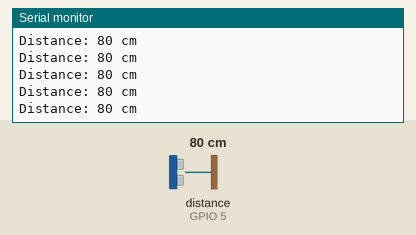
This sketch was run on a simulated ESP32. Parts: the last lines printed to the serial monitor. Wiring (inferred from the names in the program): ultrasonic range finder: trigger GPIO 3; echo GPIO 5. The test bench sets the inputs (shaded band); at power-on: distance to the obstacle (sensor on GPIO 5) 80 cm. The echo pulse lasts 58.3 µs per cm.

Above: at 1.2 s.
1.3 s: distance to the obstacle (sensor on GPIO 5) set to 2 cm
At 1.59 s:
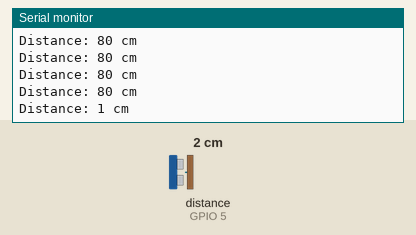
2.8 s: distance to the obstacle (sensor on GPIO 5) set to 4 cm
At 2.8 s:
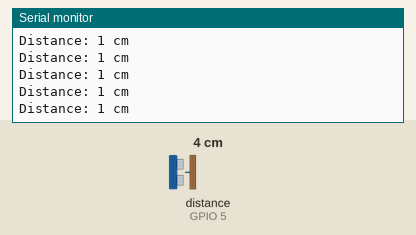
Timing chart, 0 to 5.8 s (numbered marks = the images above; inputs shaded):
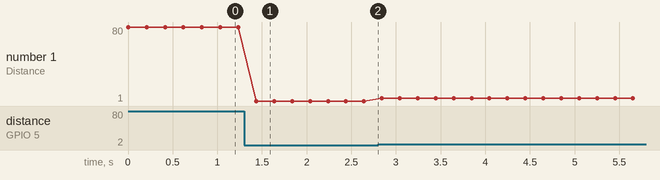

The sketch:

arduino_HC-SO4.ino
```cpp
//Arduino
const int TrigPin = 3;//Trig attach to pin2
const int EchoPin = 5;//Echo attach to pin3

//ESP32
//const int TrigPin = 5;//Trig attach to pin5
//const int EchoPin = 18;//Echo attach to pin18

void setup() {
   pinMode(TrigPin,OUTPUT);
   pinMode(EchoPin,INPUT);
   Serial.begin(9600);
}


void loop(){
   digitalWrite(TrigPin,LOW);
   delayMicroseconds(2);
   digitalWrite(TrigPin,HIGH);
   delayMicroseconds(10);
   digitalWrite(TrigPin,LOW);

   long duration = pulseIn(EchoPin, HIGH);
   int distance = (duration/2)/29.1;

   Serial.print("Distance: ");
   Serial.print(distance);
   Serial.println(" cm");

   delay(200);
}
```

Measured:
- after the input at 1.3 s, the serial monitor: prints a new line after 0.14 s (image 1)
- plotted number 1: 80 → 1 after the input at 1.3 s, 1 → 4 after the input at 2.8 s
